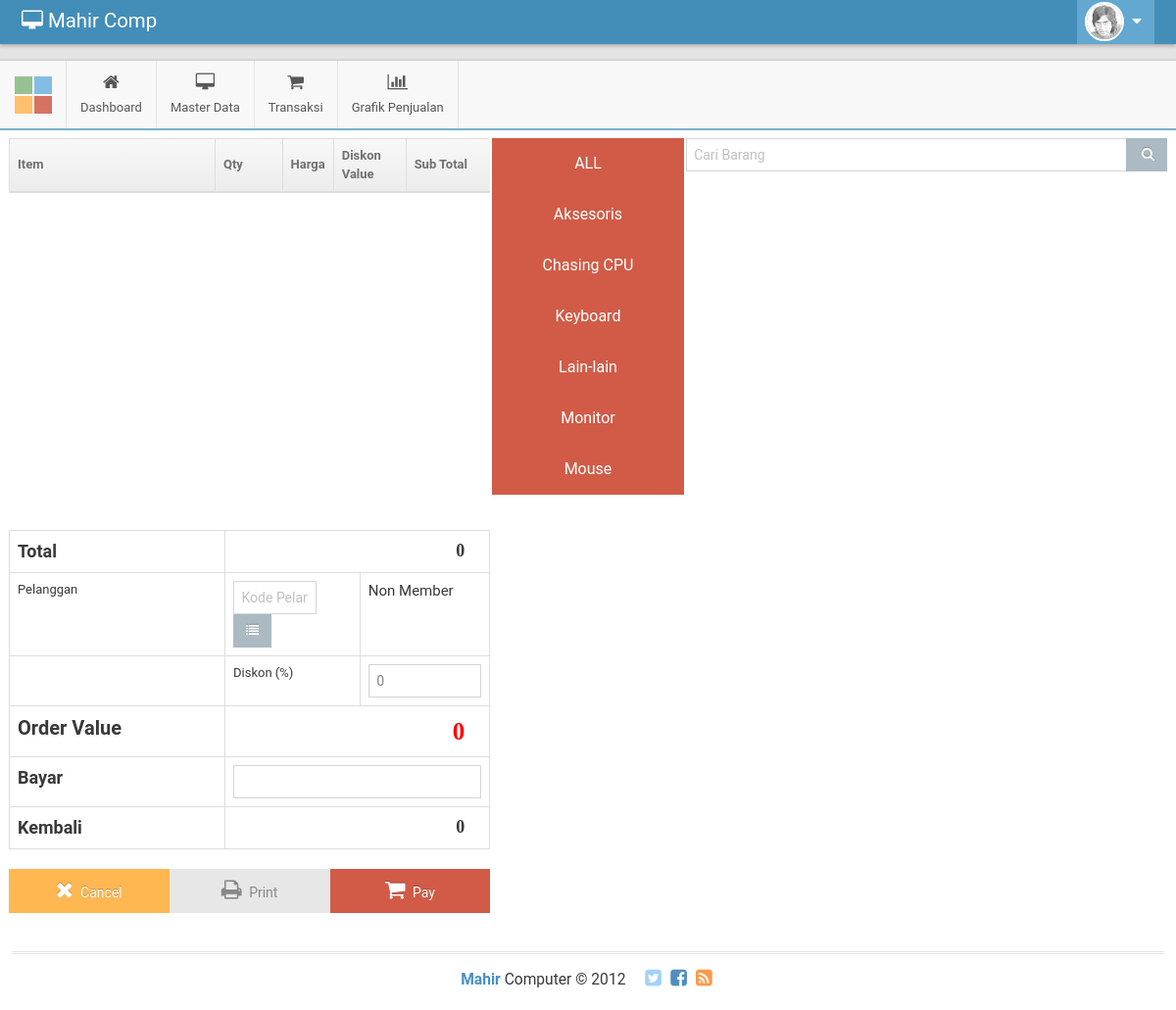
/index.php/penjualan, run on the app's committed database.
### tables this page shows
CREATE TABLE `tb_kategori_barang` (
  `id_kategori` varchar(15) NOT NULL,
  `nm_kategori` varchar(50) DEFAULT NULL
);

### application/controllers/Penjualan.php (called while the page is built, shortened)
<?php
class Penjualan extends CI_Controller {
	public function index()
	{
    $this->db->order_by("nm_kategori", "asc");
    $data['kategori'] = $this->db->get('tb_kategori_barang')->result();
		$this->load->view('template/back/header');
    $this->load->view('template/back/topmenu');
    $this->load->view('pages/back/penjualan2', $data);
    $this->load->view('template/back/footer');
	}
}

### index.php (called while the page is built, shortened)
<?php
require_once BASEPATH.'core/CodeIgniter.php';

### application/views/pages/back/penjualan2.php (the view, shortened to what this page needs)
<div class="main-content">
	<div class="main-content-inner">
		<div class="page-content">
			<div class="row">
        <div class="col-md-5" style="padding-left: 1px;padding-right: 1px;">
          <div style="overflow-y: auto;height:400px;">
            <table id="tb_item" class="table table-bordered table-hover">
              <thead>
                <tr>
                  <th style="width: 270px;">Item</th>
                  <th style="width:80px;">Qty</th>
                  <th>Harga</th>
                  <th style="width:80px;">Diskon<br>Value</th>
                  <th style="width:100px;">Sub Total</th>
                </tr>
              </thead>
            </table>
          </div>
          <div>
            <table class="table table-bordered">
              <tbody>
                <tr>
                  <td  style="width: 220px;font-size: 18px;font-weight: bold;">Total</td>
                  <td colspan="2" style="text-align:right;padding-right: 25px;font-weight: bold;font-family: fantasy;font-size: 18px;" id="total_text">0</td>
                </tr>
                <tr>
                  <td>Pelanggan</td>
                  <td>
                    <input type="text" class="form-control" name="id_pelanggan" style="float:left;width:70%;" placeholder="Kode Pelanggan">
                    <button type="button" class="btn btn-sm btn-secondary" id="BTN_PELANGGAN" ><i class="fa fa-list"></i></button>
                  </td>
                  <td id="nm_pelanggan" style="font-size:15px;">Non Member</td>
                </tr>
                <tr>
                  <td></td>
                  <td>Diskon (%)</td>
                  <td><input type="number" max="100" class="form-control" value="0"></td>
                </tr>
                <tr>
                  <td  style="width: 220px;font-size: 20px;font-weight: bold;">Order Value</td>
                  <td colspan="2" style="color:red;text-align:right;padding-right: 25px;font-weight: bold;font-family: fantasy;font-size: 25px;" id="order_text">0</td>
                </tr>
                <tr>
                  <td  style="width: 220px;font-size: 18px;font-weight: bold;">Bayar</td>
                  <td colspan="2"><input type="text" name="bayar"  class="form-control"></td>
                </tr>
                <tr>
                  <td  style="width: 220px;font-size: 18px;font-weight: bold;">Kembali</td>
                  <td colspan="2" style="text-align:right;padding-right: 25px;font-weight: bold;font-family: fantasy;font-size: 18px;" id="kembali_text">0</td>
                </tr>
              </tbody>
            </table>
          </div>
          <div>
            <div class="col-md-4" style="padding: 0px;">
              <button class="btn btn-warning btn-block"><i class="ace-icon fa fa-times bigger-160"></i> Cancel</button>
            </div>
            <div class="col-md-4" style="padding: 0px;">
              <button class="btn btn-light btn-block"><i class="ace-icon fa fa-print bigger-160"></i> Print</button>
            </div>
            <div class="col-md-4" style="padding: 0px;">
              <button class="btn btn-danger btn-block"><i class="ace-icon fa fa-shopping-cart bigger-160"></i> Pay</button>
            </div>
          </div>
        </div>
        <div class="col-md-2" style="overflow-y: auto;height:550px;padding-left: 1px;padding-right: 1px;">
        <button type="button" class="btn-danger block" onclick="actKategori('ALL')">ALL</button>
          <?php foreach($kategori as $kat){ ?>
            <button type="button" class="btn-danger block" onclick="actKategori('<?= $kat->id_kategori ?>')"><?= $kat->nm_kategori ?></button>
          <?php } ?>
        </div>
        <div class="col-md-5" style="padding-left: 1px;padding-right: 1px;">
          <div class="input-group">
            <input type="text" class="form-control" name="keywords" placeholder="Cari Barang">
            <div class="input-group-btn">
              <button type="button" class="btn btn-default no-border btn-sm">
                <i class="ace-icon fa fa-search icon-on-right bigger-110"></i>
              </button>
            </div>
          </div>
        </div>
      </div>
    </div>
  </div>
</div>

### application/views/template/back/header.php (shortened to what this page needs)
<!DOCTYPE html>
<html lang="en">
	<head>
		<link rel="stylesheet" href="<?php echo base_url(); ?>assets/template/back/assets/css/bootstrap.min.css" />
		<link rel="stylesheet" href="<?php echo base_url(); ?>assets/template/back/assets/font-awesome/4.5.0/css/font-awesome.min.css" />
		<link rel="stylesheet" href="<?php echo base_url(); ?>assets/template/back/assets/css/ace.min.css" class="ace-main-stylesheet" id="main-ace-style" />
		<link rel="stylesheet" href="<?php echo base_url(); ?>assets/template/back/assets/css/ace-skins.min.css" />
		<link rel="stylesheet" href="<?php echo base_url(); ?>assets/template/back/assets/css/ace-rtl.min.css" />
		<link rel="stylesheet" href="<?php echo base_url('/assets/toastr/toastr.min.css'); ?>">
        <link rel="stylesheet" href="<?php echo base_url('/assets/css/loader.css'); ?>">
	</head>
	<body class="no-skin">
		<div id="navbar" class="navbar navbar-default    navbar-collapse       h-navbar ace-save-state">
			<div class="navbar-container ace-save-state" id="navbar-container">
				<div class="navbar-header pull-left">
					<a href="<?php echo base_url("home")?>" class="navbar-brand">
						<small>
							<i class="fa fa-desktop"></i>
							Mahir Comp
						</small>
					</a>
				</div>
				<div class="navbar-buttons navbar-header pull-right  collapse navbar-collapse" role="navigation">
					<ul class="nav ace-nav">
						<li class="light-blue dropdown-modal user-min">
							<a data-toggle="dropdown" href="#" class="dropdown-toggle">
								<img class="nav-user-photo" src="<?php echo base_url(); ?>assets/template/back/assets/images/avatars/user.jpg" alt="Jason's Photo" />
								<i class="ace-icon fa fa-caret-down"></i>
							</a>
						</li>
					</ul>
				</div>
			</div>
		</div>
		<div class="main-container ace-save-state" id="main-container">

### application/views/template/back/topmenu.php (shortened to what this page needs)
<div id="sidebar" class="sidebar h-sidebar navbar-collapse collapse ace-save-state">
	<div class="sidebar-shortcuts" id="sidebar-shortcuts">
		<div class="sidebar-shortcuts-mini" id="sidebar-shortcuts-mini">
			<span class="btn btn-success"></span>
			<span class="btn btn-info"></span>
			<span class="btn btn-warning"></span>
			<span class="btn btn-danger"></span>
		</div>
	</div>
	<ul class="nav nav-list">
		<li class="<?= ($this->uri->segment(1) == 'home') ? 'active open' : '' ?> hover">
			<a href="<?php echo base_url("home")?>">
				<i class="menu-icon fa fa-home"></i>
				<span class="menu-text"> Dashboard </span>
			</a>
		</li>
		<li class="<?= ($this->uri->segment(1) == 'master') ? 'active open' : '' ?> hover">
			<a href="#" class="dropdown-toggle">
				<i class="menu-icon fa fa-desktop"></i>
				<span class="menu-text">
					Master Data
				</span>
			</a>
		</li>
    <li class="<?= ($this->uri->segment(1) == 'transaksi') ? 'active open' : '' ?> hover">
			<a href="#" class="dropdown-toggle">
				<i class="menu-icon fa fa-shopping-cart"></i>
				<span class="menu-text">
					Transaksi
				</span>
			</a>
		</li>
    <li class="<?= ($this->uri->segment(1) == 'chart') ? 'active open' : '' ?> hover">
			<a href="<?php echo base_url("chartPenjualan")?>">
				<i class="menu-icon fa fa-bar-chart"></i>
				<span class="menu-text"> Grafik Penjualan </span>
			</a>
		</li>
	</ul>
</div>

### application/views/template/back/footer.php (shortened to what this page needs)
			<div class="footer">
				<div class="footer-inner">
					<div class="footer-content">
						<span class="bigger-120">
							<span class="blue bolder">Mahir</span>
							Computer &copy; 2012
						</span>
						<span class="action-buttons">
							<a href="#">
								<i class="ace-icon fa fa-twitter-square light-blue bigger-150"></i>
							</a>
							<a href="#">
								<i class="ace-icon fa fa-facebook-square text-primary bigger-150"></i>
							</a>
							<a href="#">
								<i class="ace-icon fa fa-rss-square orange bigger-150"></i>
							</a>
						</span>
					</div>
				</div>
			</div>
		</div>
	</body>
</html>

### assets/css/loader.css (style rules this page uses)
body { font-family: roboto; }

### application/views/pages/back/penjualan2.php (style rules this page uses)
.block { display: block; width: 100%; border: none; background-color: #04AA6D; padding: 14px 28px; font-size: 16px; cursor: pointer; text-align: center; }

### data on the page
tb_kategori_barang: nm_kategori "Aksesoris"
tb_kategori_barang: nm_kategori "Chasing CPU"
tb_kategori_barang: nm_kategori "Keyboard"
tb_kategori_barang: nm_kategori "Lain-lain"
tb_kategori_barang: nm_kategori "Monitor"
tb_kategori_barang: nm_kategori "Mouse"
